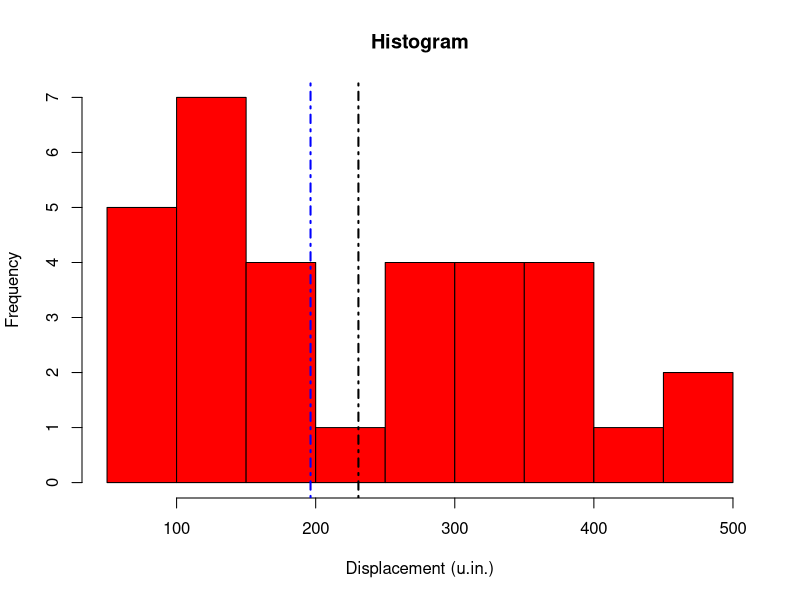
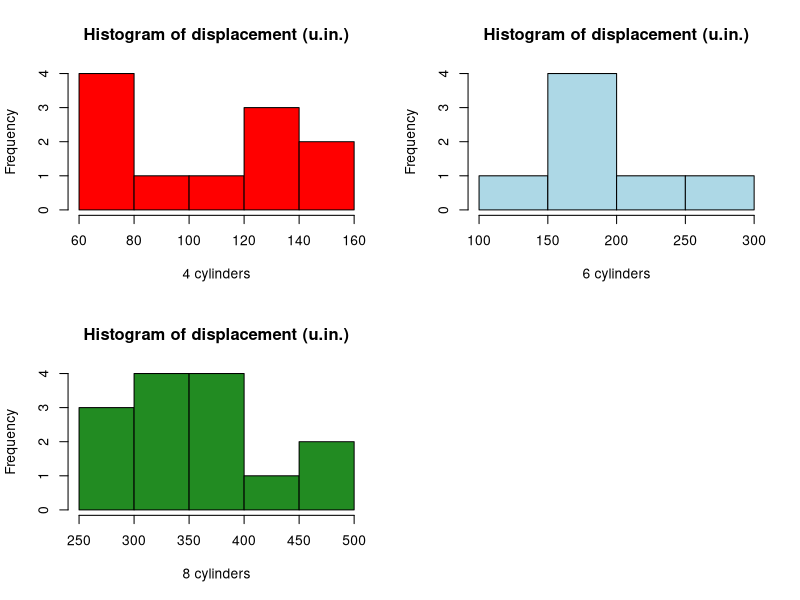
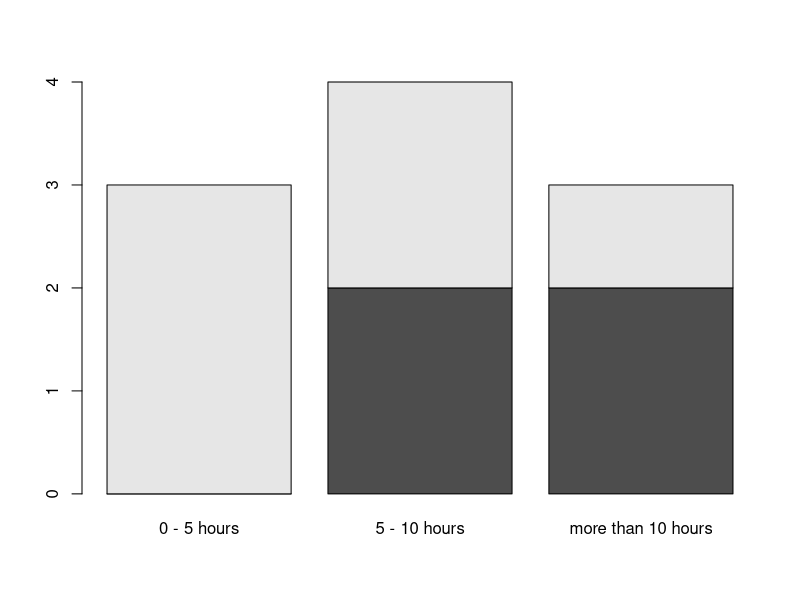
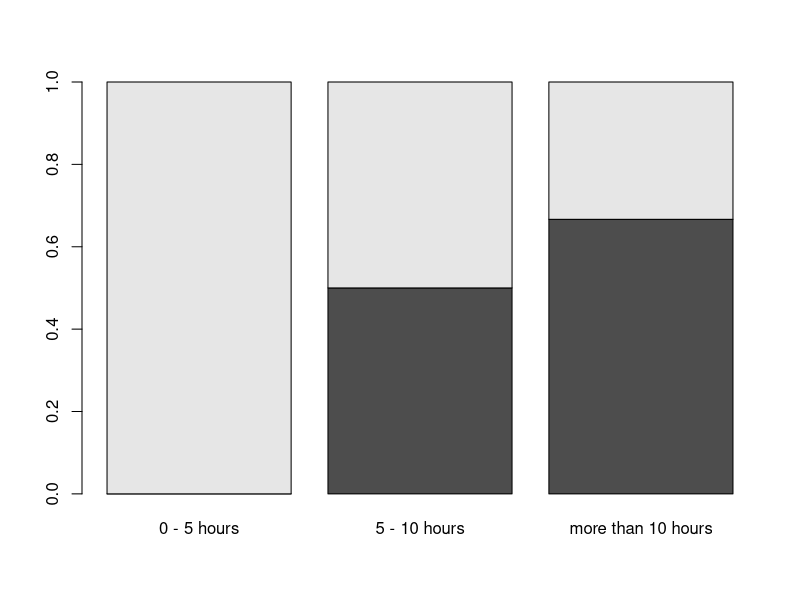
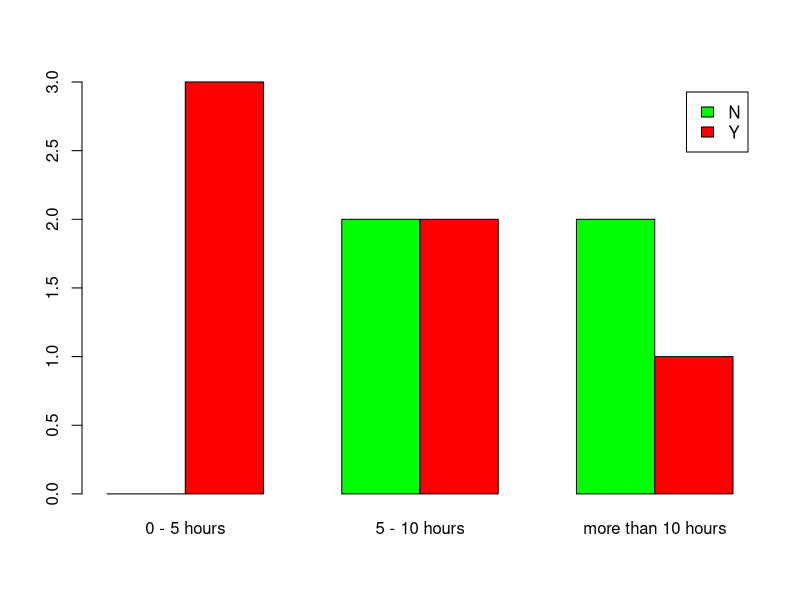
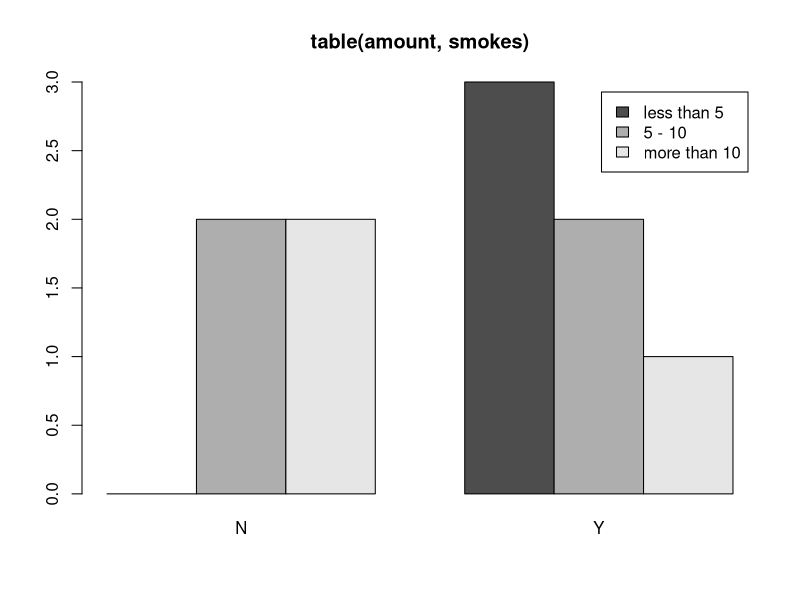
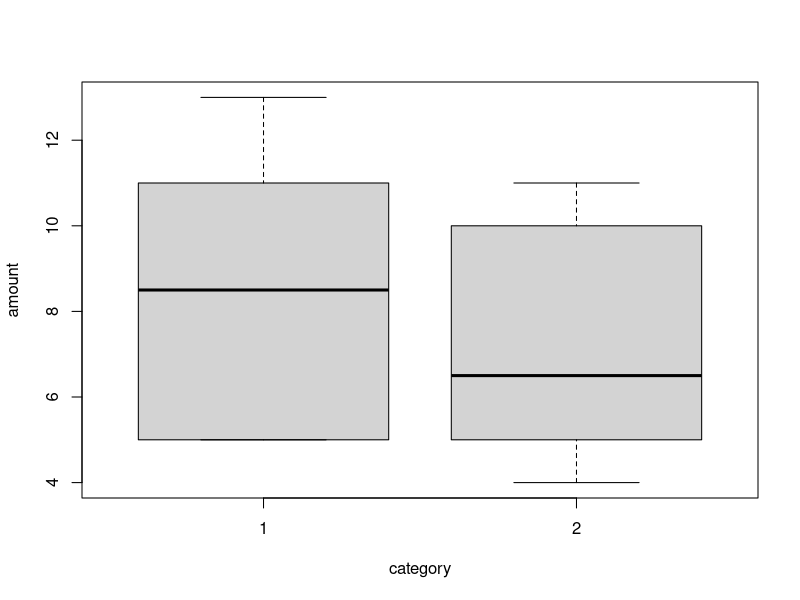
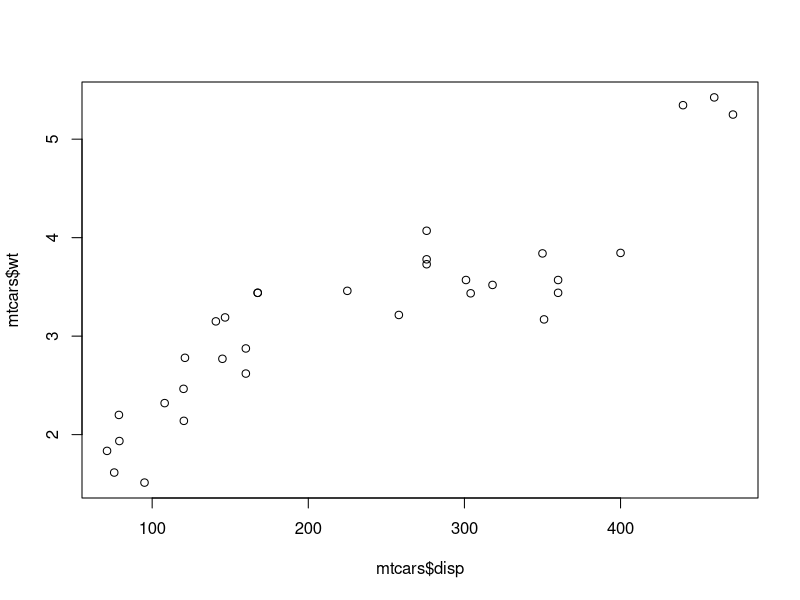

Write the R code that produced these figures, in order.
#   N-мерни променливи и изследване на връзките между тях

#       Какво предсталяват "n"-мерните данни?
#       Едномерните данни, това са масиви/листа от обекти (числа, стрингове, дати, друг тип обекти).
#   При двумерните данни имаме колекция от едномерни данни. Тоест, представянето е във формата на
#   матрици, data frame-ове или друга подобна структура, при която най-често по редове са представени
#   примерите/елементите, а по колони техните признаци (променливите).

# Пример за многомерни данни е
data("mtcars")
head(mtcars)
mtcars

# Нека да изследваме обема на двигателя за въпроснтие коли. Първо ще построим хистограма
hist(
  x = mtcars$disp,
  col = "red",
  xlab = "Displacement (u.in.)",
  main = "Histogram"
)

summary(mtcars$disp)
sd(mtcars$disp)

abline(v = mean(mtcars$disp), lwd = 2, lty = 4)
abline(v = median(mtcars$disp), lwd = 2, lty = 4, col = "blue")

#   От хистограмата се вижда, че имаме два пика.
#   Тоест, разпределението на променливата е
#   бимодално. Черната вертикалана прекъсната линия показва къде се намира средната стойност,
#   а синята прекъсната - медината. И в двата случая, малко трудно можем да приемем, че това е
#   очакването на разпределението.

#   Нека сега да проверим, какво би станало, ако групираме данните по броя на цилиндрите
disp_cyl4 <- mtcars$disp[which(mtcars$cyl == 4)]
disp_cyl6 <- mtcars$disp[which(mtcars$cyl == 6)]
disp_cyl8 <- mtcars$disp[which(mtcars$cyl == 8)]

par(mfrow = c(2, 2))
hist(x = disp_cyl4, col = "red", xlab = "4 cylinders", main = "Histogram of displacement (u.in.)")
hist(x = disp_cyl6, col = "lightblue", xlab = "6 cylinders", main = "Histogram of displacement (u.in.)")
hist(x = disp_cyl8, col = "forestgreen", xlab = "8 cylinders", main = "Histogram of displacement (u.in.)")
par(mfrow = c(1, 1))

summary(disp_cyl4)
sd(disp_cyl4)

summary(disp_cyl6)
sd(disp_cyl6)

summary(disp_cyl8)
sd(disp_cyl8)

#   За групата на двигетелите, които имат 4 цилиндъра, все още не може да получим добра оценка
#   за очакването, но за другите две групи - можем, защото имаме по един връх.

#   Анализирайки зависимостите на една променлива от други променливи, ние успяваме да подобрим
#   оценките на параметрите, които са ни неогходи. По този начин правим прогнозите си по-точни.

################################
#   Изследване на двумерни данни

#   1. Категорийни (обясняващи) VS категорийни (зависими)
#   Връзките между тези променливи най-лесно се виждат с помощта на cross таблици и barplot-ове.

#   Пример: Направили сме хипотетично прочуване, което измерва дали студентите, които пушат,
#   учат по-малко.

smokes <- c("Y", "N", "N", "Y", "N", "Y", "Y", "Y", "N", "Y")
amount <- c("0 - 5 hours", "5 - 10 hours", "5 - 10 hours", "more than 10 hours",
            "more than 10 hours", "0 - 5 hours", "5 - 10 hours", "0 - 5 hours",
            "more than 10 hours", "5 - 10 hours")
table(amount, smokes)
#   Данните показват, че пушачите учат по-малко от непушачите. Нека да разгледаме резулатите
#   не като честоти, а като проценти. За целта изпозлвае командата

prop.table(x = table(amount, smokes))
#   Показва ни в коя група, колко процента от данните попадат.

prop.table(x = table(amount, smokes), margin = 1)
#   Параметърът "margin" задава как желаем да изчисляваме процентите - по редове или по колони.
#   От данните виждаме, че имаме нарастване в процента на непушещите студентите, спрямо броя на
#   часовете, които отделят за учене.

barplot(table(smokes, amount))
#   Малко трудно бихме видяли разликите, освен ако не са фрапиращи.
#   В долния код ще се опитаме да нормализираме стойностите като използваме процентните
#   съотношения. При този подход, ясно се вижда превъзходствата на едни признаци в една група,
#   спрямо друга.
barplot(prop.table(x = table(smokes, amount), margin = 2))

# Друг подход е описаният по-долу
barplot(table(smokes, amount), beside = TRUE, legend.text = T, col = c('green', 'red'))
#   При този подход съще лесно се забелязват разликите в отделните групи. В сегашния barplot
#   сме задали и легенда

#   Освен че можем да изведем легенда на графиката (legend.text = TRUE), то можем и да я
#   попълним със стойности, които ни трябват. Попълването е показано в примера по-долу.
barplot(
  table(amount, smokes),
  main = "table(amount, smokes)",
  beside = TRUE,
  legend.text = c("less than 5", "5 - 10", "more than 10")
)

#   2. Категорийни (обясняващи) VS числови (зависими)
#   Когато имаме такава конфигурация при връзките, то най-удачно е да използваме One-way ANOVA
#   и t-test или техните непараемтрични еквиваленти. Тези анализи ще ги учим по-нататък в курса
#   по статистика. Ако искаме да ги изследваме графично, удачно решение е boxplot графиките.
amount <- c(5, 5, 5, 13, 7, 11, 11, 9, 8, 9, 11, 8, 4, 5, 9, 5, 10, 5, 4, 10)
category <- c(1, 1, 1, 1, 1, 1, 1, 1, 1, 1, 2, 2, 2, 2, 2, 2, 2, 2, 2, 2)
tt <- boxplot(amount ~ category)

#   Както се вижда, лесно могат да се сравнят двете категории.
#   - Средната дебела линия във всяки един boxplot е медианата
#   - Страните на правоъгълника са 1 и 3-ти квартил,
#   - Дължината на опашките са минималната и максималните стойности, като са изключени потенциалните outlier-и.
#       Тоест интерпретацията на тази графика е, че стойнсотите на първата група като цяло са
#   по-големи защото и медианата и третия квартил за първата група са по-големи от тези на втората.
#   Отделно, минималната стойност и първия квартил за първата група съвпадат ( = 5), докато минималната
#   стойност на втората група е 4.

# ----------------------------------------------------------------------------------------------------
#       3. Числови (обясняващи) VS категорийни (зависими)
#   Този случай на връзка е сходен с горния. Затова тук също можем да използваме One-way ANOVA или
#   t-test, непараметричните им екваваленти и boxplot-ове. Също така можем да използваме и
#   логистичната регресия.

#   Този тип връзка ще бъде обяснена по-нататък

# ----------------------------------------------------------------------------------------------------
#       4. Числови (обясняващи) VS числови (зависими)
#       Това е може би групата, за която съществуват най-много похвати за анализи. Променливите от
#   числов тип могат да бъдат превърнати в категорийни и следователно за тях важат горнтие типове
#   анализи. Това, разбира се, би довело до загуба на информация, но в определени случаи е по-подходящо
#   заради по-голямата стабилност на моделите.
#       Похватите, които са характерни за изследването на този тип връзки са най-често корелационен
#   анализ и регресионен анализ, както и dotplot (графично представяне на връзката).
#       Почти винаги изследването на този тип връзка следва последователността dotplot, корелационен
#   анализ и регресионен анализ

data("mtcars")
mtcars
#   Да разгледаме пример от данните "mtcars". Интересуват ни променливите disp (обем на двигателя)
#   и wt (тегло)

plot(mtcars$disp, mtcars$wt)
#   От графиката се вижда, че съществува положителна линейна връзка. Тоест с нарастване на обема
#   на двигателя, нараства и теглото на автомобила. Следователно, можем да използваме линеен модел,
#   за да моделираме връзката.

#   ИНФОРМАЦИЯ, КОЯТО НЯМА ДА Я ИМА НА ИЗПИТА/КОНТРОЛНИТЕ
#   Преди да продължим с корелационния и регресионния анализ, нека да разгледаме друг пример.
#   Този път данните ще бъдат симулирани. И връзката няма да бъде линейна, а кубична.

set.seed(4455)
x <- runif(1000, -3, 3)
y <- x^3 - 3 + rnorm(length(x), sd = 2)
plot(x, y)
x^3
x^3 - 3
rnorm(length(x), sd = 2)
# Както се вижда от графиката, този тип връзка не прилича на линейна. Но чрез подходяща трансформация,
# връзката може да се представи като линейна. Например, ако създадем нова променлива
x3 <- x^3
#   Тогава, новата променлива x3 е в линейна зависимост с променливата y
par(mfrow = c(1, 2))
plot(x, y)
plot(x3, y)
par(mfrow = c(1, 1))

#   Корелационен анализ
#     Корелационният анализ измерва силата на линейна връзка между две променливи. Коефициентът на
#   корелация (rho) принадлежи на интервала [-1, 1]. Силата на връзката се определя от абсолютната
#   стойност на rho. Въпреки, че силата на връзката е субективна, все пак можем да определим някакви
#   нива.
N <- 1000

#   abs(rho) = 1 - Детерминистична връзка (y = f(x)). За една стойност на x имаме точно една
#   единствена стойност на y.
set.seed(3654)
x1 <- runif(N)
y1 <- 3*x1 + 4
rho1 <- round(cor(x1, y1), 3)

#   0.9 <= abs(rho) < 1 - Много силна корелация на между x и y
set.seed(3654)
x2 <- runif(N)
y2 <- 3*x2 + 4 + rnorm(N, sd = 0.2)
rho2 <- round(cor(x2, y2), 3)

#   0.75 <= abs(rho) < 0.9 - Силна корелация на между x и y
set.seed(3654)
x3 <- runif(N)
y3 <- -3*x3 + 4 + rnorm(N, sd = 0.5)
rho3 <- round(cor(x3, y3), 3)

#   0.5 <= abs(rho) < 0.75 - Средна корелация на между x и y
set.seed(3654)
x4 <- runif(N)
y4 <- -3*x4 + 4 + 1*rnorm(N)
rho4 <- round(cor(x4, y4), 3)

# 0 <= abs(rho) < 0.5 - Слаба корелация на между x и y
set.seed(3654)
x5 <- runif(N)
y5 <- 3*x4 + 4 + 3*rnorm(N)
rho5 <- round(cor(x5, y5), 3)

par(mfrow = c(2, 3))
plot(x1, y1, main = paste("rho:", rho1))
abline(a = 4, b = 3, col = "red", lwd = 2)

plot(x2, y2, main = paste("rho:", rho2))
abline(a = 4, b = 3, col = "red", lwd = 2)

plot(x3, y3, main = paste("rho:", rho3))
abline(a = 4, b = -3, col = "red", lwd = 2)

plot(x4, y4, main = paste("rho:", rho4))
abline(a = 4, b = -3, col = "red", lwd = 2)

plot(x5, y5, main = paste("rho:", rho5))
abline(a = 4, b = 3, col = "red", lwd = 2)
par(mfrow = c(1, 1))

#   От графиките се вижда, че колко по-разпръснати са наблюденията около правата,
#   толкова корелацията намалява.

#   Командата за корелация е cor. С командата може да се изследват както връзките
#   между две променливи, така и връзките между N-мерни ЧИСЛОВИ данни.

X <- x3;    Y <- y3
X_mean <- mean(X)
Y_mean <- mean(Y)

XY <- (X - X_mean)*(Y - Y_mean)

XX <- (X - X_mean)^2
YY <- (Y - Y_mean)^2

sum(XY)/sqrt(sum(XX)*sum(YY)) #   Стойността на корелацията
cor(x3, y3)

cor(x = mtcars$mpg, y = mtcars$hp)
# Връща ни само едно число - корелацията между двете променливи

cor(mtcars[, c("mpg", "disp", "hp", "drat", "wt", "qsec")])
mtcars
#       Връща СИМЕТРИЧНА матрица (A[i, j] == A[j, i]) с корелациите между отделните
#   променливи.
#       Интересно е, че, по главния диагонал, всички стойности са единици. Това е
#   следствие от формулата

# ---------------------------------
#       Съществуват три основни вида корелации - Pearson, Spearman и Kendall. Първата
#   корелация е параметрична оценка на връзката между две променливи, докато останалите
#   две - непараметрични.

#   Тоест корелацията на Pearson е по-точна, но е неустойчива при наличието на outlier-и
#   Останалите две корелации са по-стабилни и не толкова точни.

#   Най-лесно това ще го демонстрираме с примера по-долу
set.seed(4413)
x <- sort(rnorm(200, mean = 2))
y <- x + sqrt(1 - 0.8^2)*rnorm(length(x))
plot(x, y, main = paste("Pearson's rho:", round(cor(x, y), 2)))
abline(lm(y ~ x), col = "forestgreen", lwd = 2, lty = 4)
round(cor(x, y), 2) # 0.85


x1 <- c(x, 3.4, 3, 3.8, 3.5, 4, 4.1)
y1 <- c(y, 17, 18.5, 19.2, 19, 20, 22)
plot(x1, y1)
abline(lm(y1 ~ x1), col = "darkred", lwd = 2, lty = 3)

text(x = 0.5, y = 18, labels = paste0("Pearson's rho:", round(cor(x1, y1), 2)))
text(x = 0.5, y = 17, labels = paste0("Spearman's rho: ", round(cor(x1, y1, method = "spearman"), 2)))

# ---------------
# Линейни модели
# Линейна регресия
NN <- 300
set.seed(73391)
x1 <- round(runif(NN, 0, 5), 1)
x2 <- round(runif(NN, 2, 6), 1)
y <- 3 + 2.5*x1 + rnorm(NN)
DF <- data.frame(x1, x2, y)

#       Какво представлява линейната регресия?
#       Линейната регресия е статистически метод, който ни позволява да проучим и обобщим връзките
#   между две множества от непрекъснати променливи - X и y:
#       - в множеството X се намират обясняващите променливи (наречени още предиктори или независими
#   променливи) и върху тях се основават нашите прогнози;
#       - в множеството y се съдържа една променлива (вектор), наричаща се зависима променлива
#   променливаи или резултат, която искаме да прогнозираме.

#       Ако приемем, че размерът на вектора y e N, a размерът на множеството X е N x p, то
#   връзката между двете множества е y = b(0) + b(1)*x(1) + ... + b(p)*x(p) + error, където
#   b(0) е константа, а b(1), ..., b(p) са параметрите, които обясняват влиянието на X над y.
#   Линейната регресия ни позволява да оценим стойностите на тези p+1 коефцициенти.
#       Има няколко начина за намирането на тези коефициенти, но най-често използваният е OLS
#   (метод на най-малките квадрати)

#   В R, функцията за линейна регресия е lm()

#       Два начина за извикване на линейна регресия. Първият, ако виждаме нужните ни променливите
#   в средата на R. Лесно можем да проверим дали променливите са заредени в среда на R с функцията
#   ls().
ls() # List all variables
model1 <- lm(y ~ x1)

# RM variables
rm(list = c("x1", "x2", "y"))

#       Вторият начин е като посочим data frame-а или матрицата, който(която) съдържа необходимите
#   променливи.
model2 <- lm(y ~ x1, data = DF)
model2
rm(list = "model2")

#       Когато изследваме връзка между една зависима и една обясняваща променлива, тогава линейната
#   регресия е едномерна (или проста). При наличието на повече предиктори (обясняващи променливи),
#   тогава имаме многомерна линейна регресия.
#       Горните два модела са пример за проста линейна регресия
#       Многомерната линейна регресия ще бъде разгледана по-подробно по-нататък в курса.

#       След като сме построили линееен модел, следващата стъпка е да проверим до колко този модел
#   описва добре данни и какви са оценките на коефициенти му.
summary(model1)

#   -------
#       Хипотези и проверка на хипотези
#       Накратко, статистическата хипотеза е предположение за параметър на извадката/популацията.
#   Това предположение може да бъде вярно или невярно. Ето защо съществуват две взаимоизключващи се
#   хипотези - нулева (H0) и алтернативна (H1).
#       Имаме три типа хипотези:
#           1. H0: параметър = число, H1: параметър != число
#           2. H0: параметър <= число, H1: параметър > число
#           3. H0: параметър >= число, H1: параметър < число

#       Проверката на хипотезите става с помощта на тестове. На база вида на теста, искаме да
#   отхвърлим или не нулевата хипотеза H0. Дали нулевата хипотеза е отхвърлена се определя от
#   стойност, наречена "p-value". Стандартно, една H0 се отхвърля при стойност на p-value < 0.05.
#   При отхвърляне на нулева хипотеза, за вярна се приема алтернативната H1.
#   -------

#       Първо ще проверим дали коефициентите са статистически значими, тоест дали е необходимо да
#   участват в анализа. За всеки един коефициент проверяваме хипотезата дали коефициентът е равен
#   на 0 (b(i) ?= 0). За да бъде един коефициент значим, то трябва за него да отхвърлим горната
#   хипотеза. Както беше споменато по-горе, за да се отхвърли H0, то стойността на p-vaue трябва да
#   бъде по-малка от 0.05. Стойностите p-value се намират в колоната "Pr(>|t|)". Стойностите на
#   p-value за двата параметъра е 2e-16 << 0,05 и следователно двата параметъра са статистически
#   значими.

summary(model3 <- lm(y ~ x2, data = DF))
rm("model3")

#       Да разгледаме оценките пред коефицнета x2. Оценката на коефициента е -0,1505. Но въпреки, че
#   стойността му е различна от 0, то той е статистически незначим. Защо? Защото стойността на
#   p-value e 0,414 > 0,05. Тоест, този коефициент може да отпадне от анализа.

#       Следващата стъпка е да проверим до колко модела описва добре данните. За целта ще използваме
#   статистиките "Multiple R-squared" или "Adjusted R-squared". Статистиката "Multiple R-squared"
#   приема стойности в интервала [0-1]. Колкото тази статистика се приближава до единица, толкова
#   моделът е по-добър. И обратното, колкото стойността на R2 клони към 0, толкова  моделът не се
#   справя с описването на данните. Моделите, които имат стойности за R2 под 0.5, ги приемаме за
#   слаби.

#       Препоръчително е да се използва обаче статистиката Adjusted R-squared, защото тя "наказва",
#   когато използваме ненужни променливи. По принцип, тази статистика също приема стойности в
#   интервала [0-1], но когато използваме само статистически незначими, тогава Adjusted R-squared
#   може да приеме и отрицателни стойности.

summary(model1)
#   Какво можем да кажем за model2? Стойността на Adjusted R2 е 0.9284. Тоест моделът описва
#   много добре данните.

#   - Какво представлява R2 и как можем да го изчислим?
#   - За целта първо ще разгледаме начините да изчисляваме прогнози и остатъците (residuals).

#   Регресионното уравнение придобива вида y = 3.027 + 2.247*x1.

#       Линейната регресия позволява не само да се оценят връзките между отделните обясняващи
#   променливи и резулатата, но както споменахме по-горе, позволява да се правят прогнози. В R
#   използваме функцията "predict" за прогнозиране. Функцията съдържа два основни параметъра object
#   (построения модел) и newdata (данни, за които искаме да направим прогноза)
model1.predictions <- predict(object = model1, newdata = DF)
model1.predictions.alt <- model1$coefficients[1] + model1$coefficients[2]*DF$x1  #   Алтернативен начин
all(model1.predictions == model1.predictions.alt)
rm("model1.predictions.alt")

### ......

